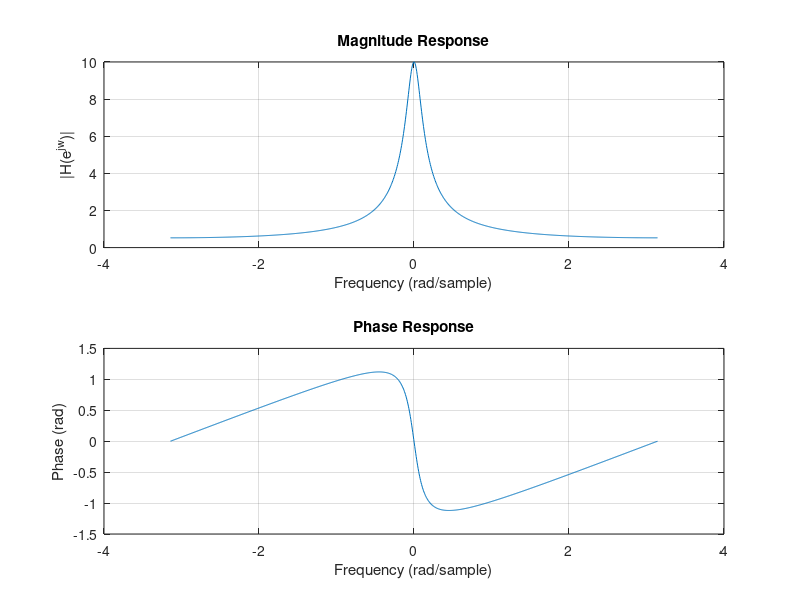

This chart was generated by the following MATLAB code:
clc;
clear all;
close all;

% Define the system impulse response h(n)
n = 0:100; % Range of values for n
h = (0.9).^n .* (n >= 0); % Impulse response h(n)

% Compute the frequency response H(e^(jw))
w = linspace(-pi, pi, 1000); % Range of values for w
H = freqz(h, 1, w); % Frequency response H(e^(jw))

% Plot the magnitude response
subplot(2, 1, 1);
plot(w, abs(H));
xlabel('Frequency (rad/sample)');
ylabel('|H(e^{jw})|');
title('Magnitude Response');
grid on;

% Plot the phase response
subplot(2, 1, 2);
plot(w, angle(H));
xlabel('Frequency (rad/sample)');
ylabel('Phase (rad)');
title('Phase Response');
grid on;
